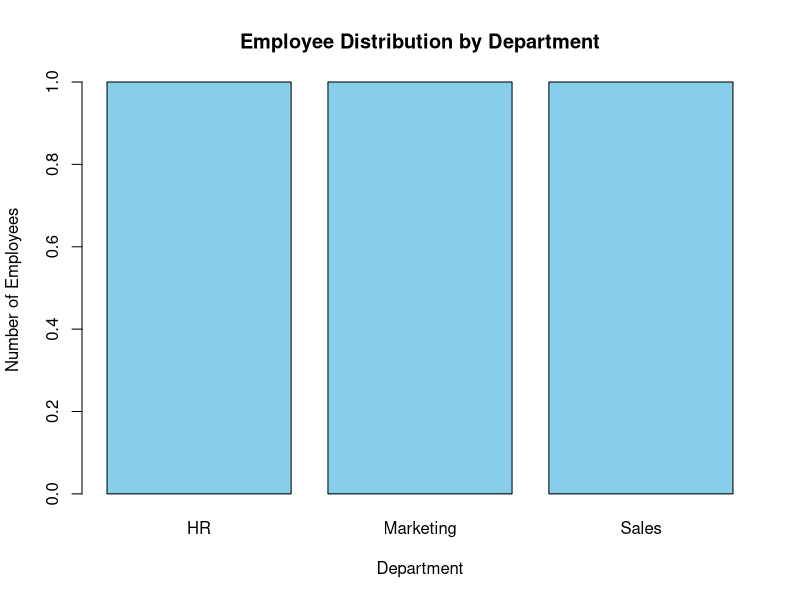

The R source for this figure:
department <- c("Sales", "HR", "Marketing")

department_count <- table(department)

barplot(
  department_count,
  names.arg = names(department_count),
  xlab = "Department",
  ylab = "Number of Employees",
  main = "Employee Distribution by Department",
  col = "skyblue"
)
